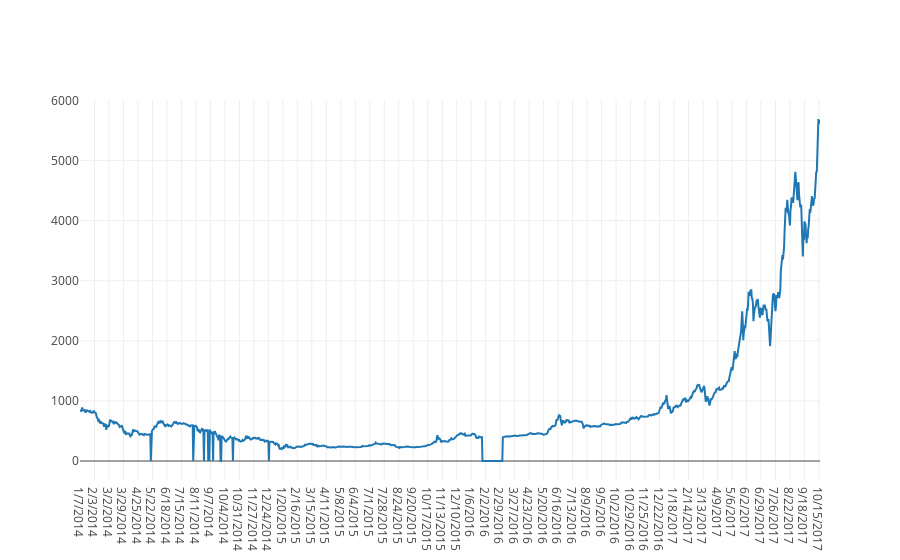

Notebook code cell kept with this figure:
### Code cell
btc_trace = go.Scatter(x=data.index, y=data['Weighted Price'], name= 'Price')
py.iplot([btc_trace])

### Figure 1 — Plotly figure (JSON) as saved in the notebook; plotly's stock layout.template omitted (floating-point values rounded to 4 significant figures; data arrays with more than 128 entries replaced by an {"elided": "..."} marker saying what was removed)
{"data": [{"name": "Price", "type": "scatter", "x": {"elided": "1380 str values"}, "y": {"elided": "1380 float values"}}], "layout": {}}
